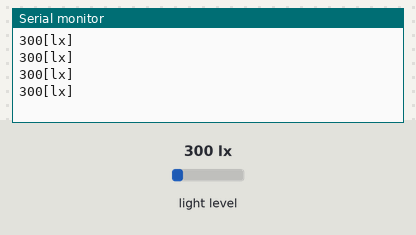
This sketch was run on a simulated Arduino Uno, built with avr-gcc and run on an emulated ATmega328P. Shown: the last lines printed to the serial monitor. Wiring (inferred from the names in the program): BH1750 light sensor at I2C address 0x23. The inputs (shaded band) are chosen by the test bench; at power-on: light level 300 lx.

Above: at 1.3 s.
1.4 s: light level set to 40 lx
At 1.84 s:
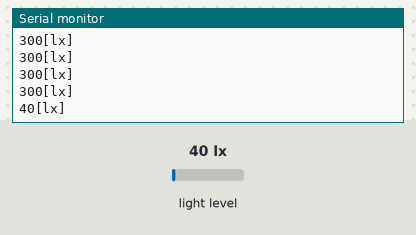
2.9 s: light level set to 500 lx
At 3.24 s:
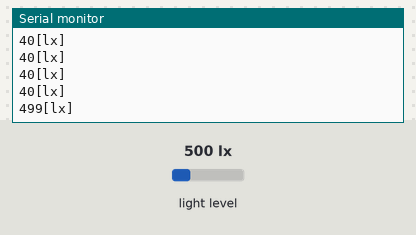
Timing chart, 0 to 5.9 s (numbered marks = the images above; inputs shaded):
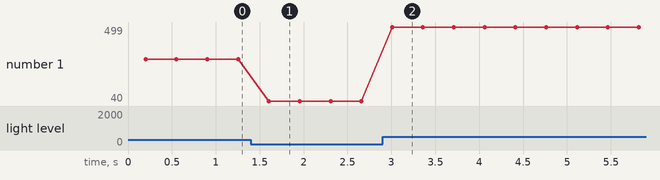

The sketch:

Arduino_BH1750.pde
```cpp
#include <Wire.h> //IIC

#include <math.h>

int BH1750address = 0x23;

byte buff[2];

void setup()

{

  Wire.begin();

  Serial.begin(9600);

}


void loop()

{

 int i;

 uint16_t val=0;

 BH1750_Init(BH1750address);

 delay(200);

 if(2==BH1750_Read(BH1750address))

  {

   val=((buff[0]<<8)|buff[1])/1.2;

   Serial.print(val,DEC);

   Serial.println("[lx]");

  }

 delay(150);

}


int BH1750_Read(int address) //

{

  int i=0;

  Wire.beginTransmission(address);

  Wire.requestFrom(address, 2);

  while(Wire.available()) //

  {

    buff[i] = Wire.receive();  // receive one byte

    i++;

  }

  Wire.endTransmission();

  return i;

}


void BH1750_Init(int address)

{

  Wire.beginTransmission(address);

  Wire.send(0x10);//1lx reolution 120ms

  Wire.endTransmission();

}
```

Measured:
- after the input at 1.4 s, the serial monitor: prints a new line after 0.21 s (image 1)
- after the input at 2.9 s, the serial monitor: prints a new line after 0.11 s (image 2)
- plotted number 1: 300 → 40 after the input at 1.4 s, 40 → 499 after the input at 2.9 s
